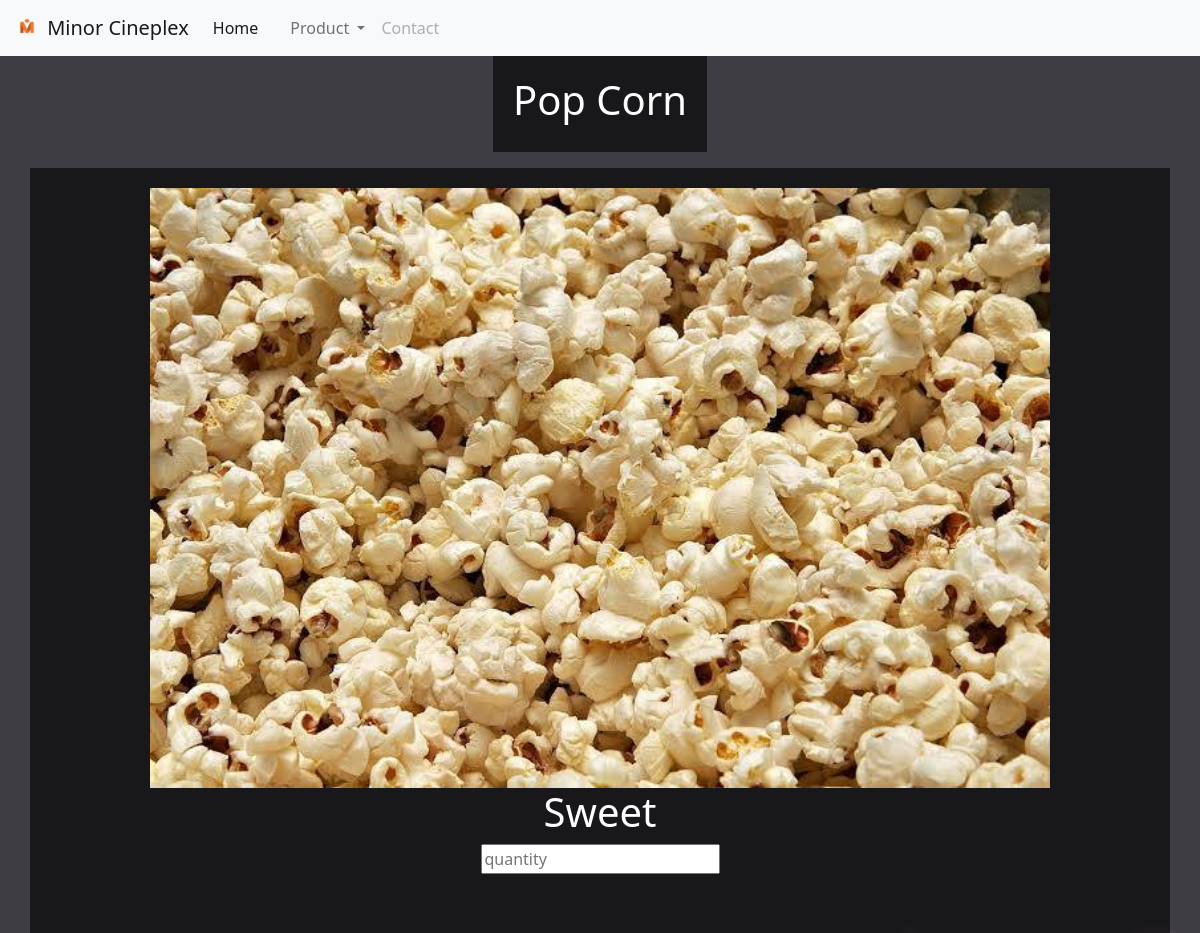
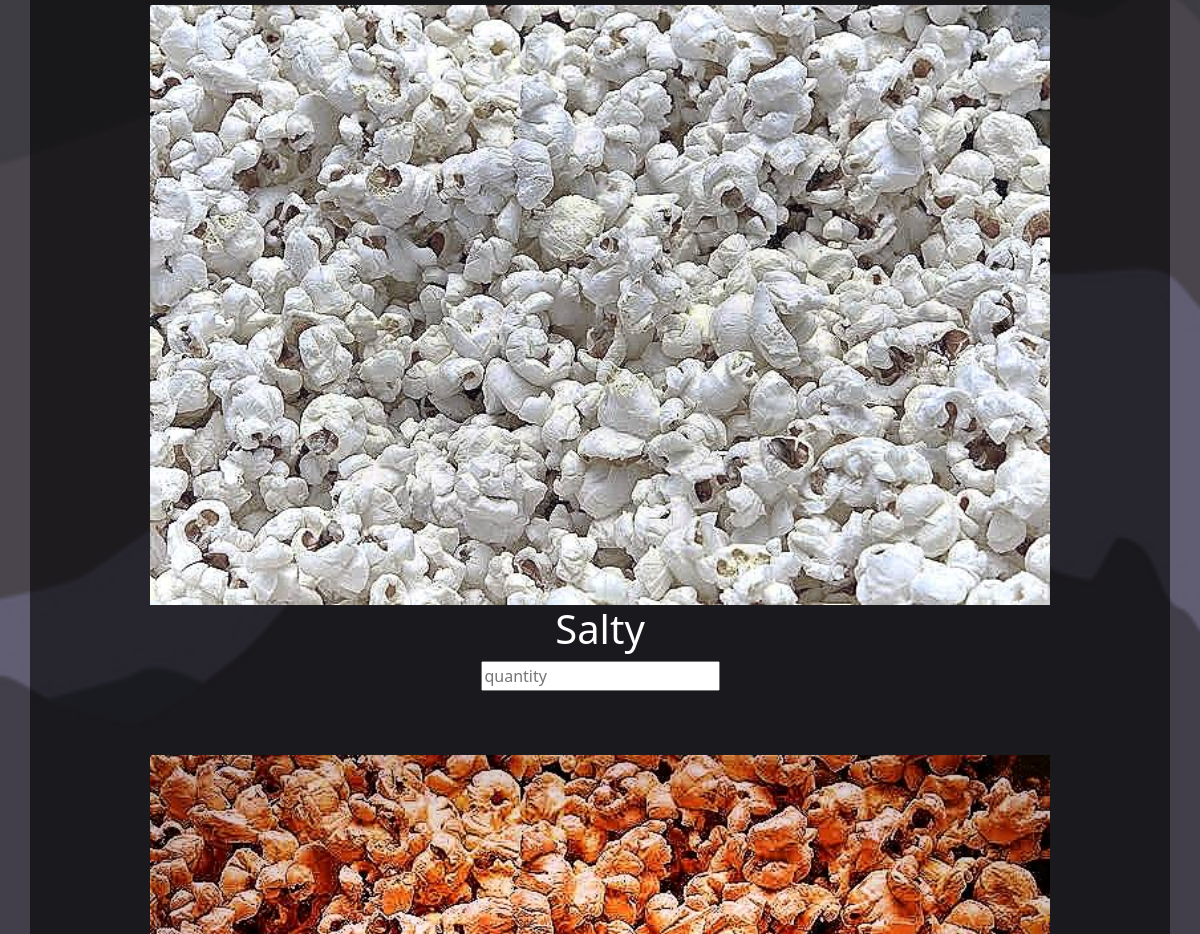
The app's page /Popcron/BuyPop.php (upper part), older data (2 pictures, top to bottom).
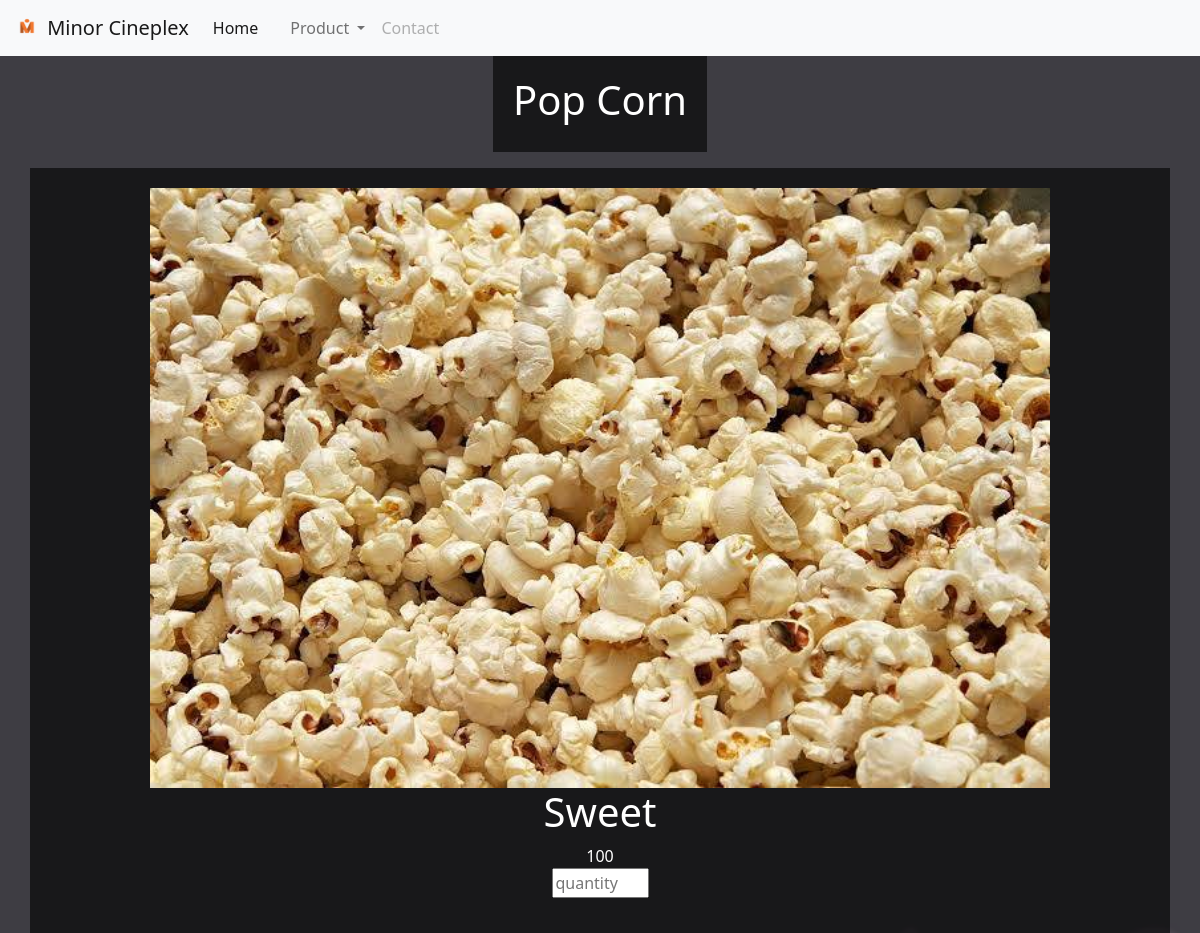
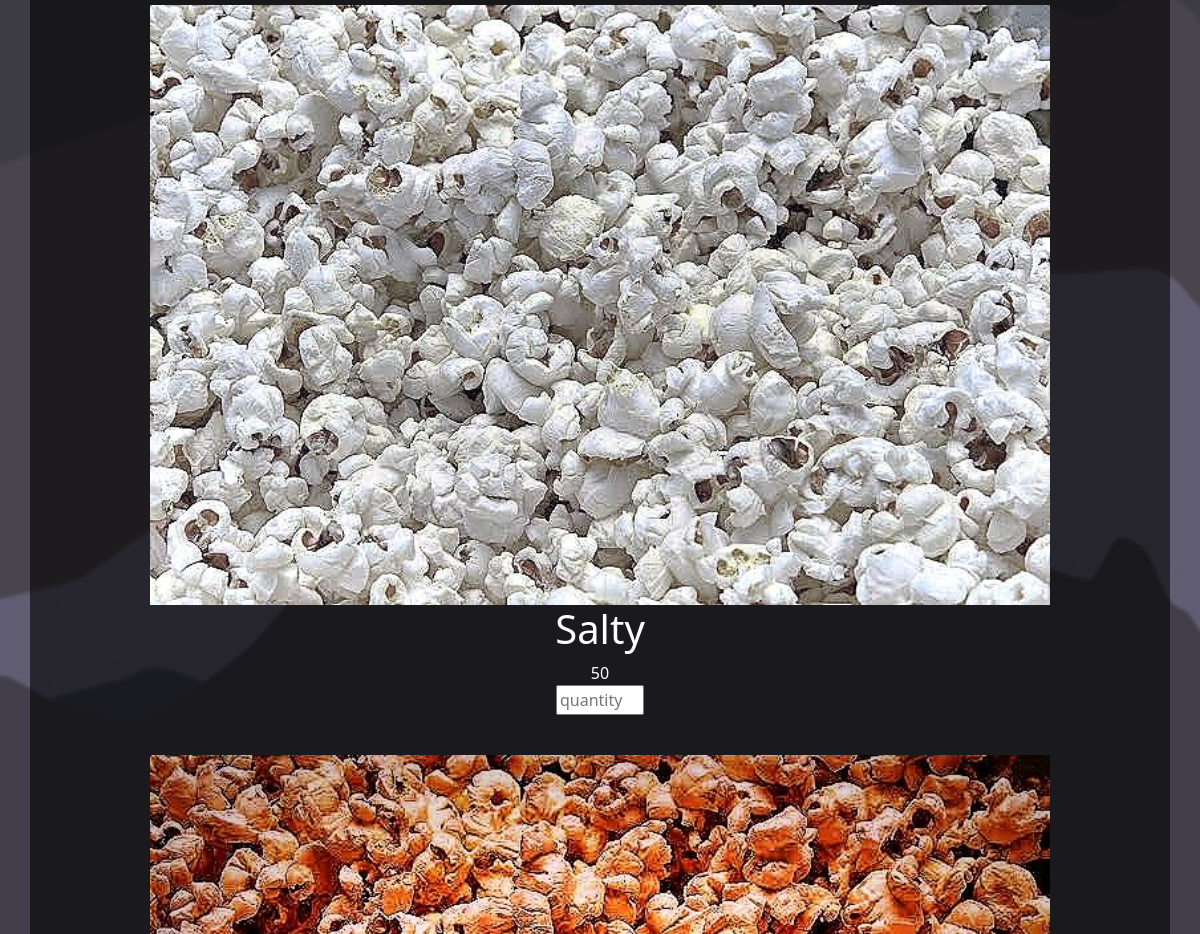
The same page, newer data (2 pictures, top to bottom).
### tables this page shows
CREATE TABLE `itemstock` (
  `ItemID` int(11) NOT NULL,
  `ItemName` text NOT NULL,
  `ProductType` text NOT NULL,
  `ProductDetails` text NOT NULL,
  `Price` int(11) NOT NULL,
  `ProID` int(11) DEFAULT NULL,
  `Remain` int(11) NOT NULL
);

### Popcron/BuyPop.php (the view, shortened to what this page needs)
<?php
  include '../sql/connect.php';
?>
<html>
    <head>
        <link rel="stylesheet" href="tien_style.css">
<link href="https://cdn.jsdelivr.net/npm/bootstrap@5.1.3/dist/css/bootstrap.min.css" rel="stylesheet">
    </head>
    <body>
    <nav class="navbar navbar-expand-lg navbar-light bg-light">
  <div class="container-fluid">
  <a class="navbar-brand" href="#">
      <img src="../Utility/pngtree-initial-m-graphic-design-template-vector-isolated-illustration-png-image_1716255-removebg-preview.PNG" alt="" width="30" height="24" class="d-inline-block align-text-top">
      Minor Cineplex
    </a>
    <div class="collapse navbar-collapse" id="navbarSupportedContent">
      <ul class="navbar-nav me-auto mb-2 mb-lg-0">
        <li class="nav-item">
          <a class="nav-link active" aria-current="page" href="../Home/HomeWback.php">Home</a>
        </li>
        <li class="nav-item">
          <a class="nav-link" href="#"></a>
        </li>
        <li class="nav-item dropdown">
          <a class="nav-link dropdown-toggle" href="#" id="navbarDropdown" role="button" data-bs-toggle="dropdown" aria-expanded="false">
          Product
          </a>
        </li>
        <li class="nav-item">
          <a class="nav-link disabled">Contact</a>
        </li>
      </ul>
      </div>
    </div>
</nav>
    <center><div class="box">
        <h1>Pop Corn</h1>
    </div></center>
    <form action = "Cart.php" method = "post" enctype = "multipart/form-data">
<div class="container">
    <div class="row">
<div class="pop">
                        <img class="image" src="1.jpg">
                        <h1>Sweet</h1>
						<?php
							$sql = "SELECT Remain FROM itemstock WHERE ItemID = 1";
							$result = mysqli_query($connect,$sql) or die("Bad query");
							$row = mysqli_fetch_row($result);
							echo $row[0];
						?>
                        <center><input type="number" name = "Sweet" placeholder="quantity" min = "0" max = "<?php echo $row[0]; ?>" font ></center>
                    </div>
                </div>
                </div>
    <div class="container">
        <div class="row">
    <div class="pop">
        <img class="image" src="2.jpg" >
        <h1>Salty</h1>
						<?php
							$sql = "SELECT Remain FROM itemstock WHERE ItemID = 2";
							$result = mysqli_query($connect,$sql) or die("Bad query");
							$row = mysqli_fetch_row($result);
							echo $row[0];
						?>
        <center><input type="number" name = "Salty" placeholder="quantity" min = "0" max = "<?php echo $row[0]; ?>"></center>
    </div>
</div>
</div>
<div class="container">
    <div class="row">
    <div class="pop">
        <img class="image" src="3.jpg" >
    </div>
</div>
</div>
</form>
    </body>
</html>

Row changes from the older to the newer data that the page shows:
added itemstock: Remain "100"
added itemstock: Remain "50"
